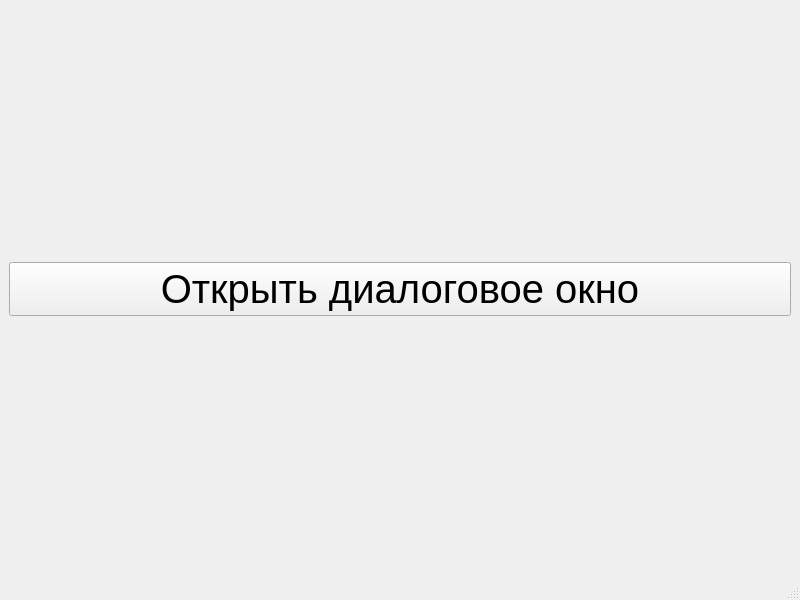
<?xml version="1.0" encoding="UTF-8"?>
<ui version="4.0">
 <class>MainWindow</class>
 <widget class="QMainWindow" name="MainWindow">
  <property name="geometry">
   <rect>
    <x>0</x>
    <y>0</y>
    <width>800</width>
    <height>600</height>
   </rect>
  </property>
  <property name="windowTitle">
   <string>MainWindow</string>
  </property>
  <widget class="QWidget" name="centralwidget">
   <layout class="QGridLayout" name="gridLayout">
    <item row="0" column="0">
     <widget class="QPushButton" name="pushButton">
      <property name="font">
       <font>
        <pointsize>30</pointsize>
       </font>
      </property>
      <property name="layoutDirection">
       <enum>Qt::LeftToRight</enum>
      </property>
      <property name="autoFillBackground">
       <bool>false</bool>
      </property>
      <property name="text">
       <string>Открыть диалоговое окно</string>
      </property>
     </widget>
    </item>
   </layout>
  </widget>
  <widget class="QMenuBar" name="menubar">
   <property name="geometry">
    <rect>
     <x>0</x>
     <y>0</y>
     <width>800</width>
     <height>25</height>
    </rect>
   </property>
  </widget>
  <widget class="QStatusBar" name="statusbar"/>
 </widget>
 <resources/>
 <connections/>
</ui>
